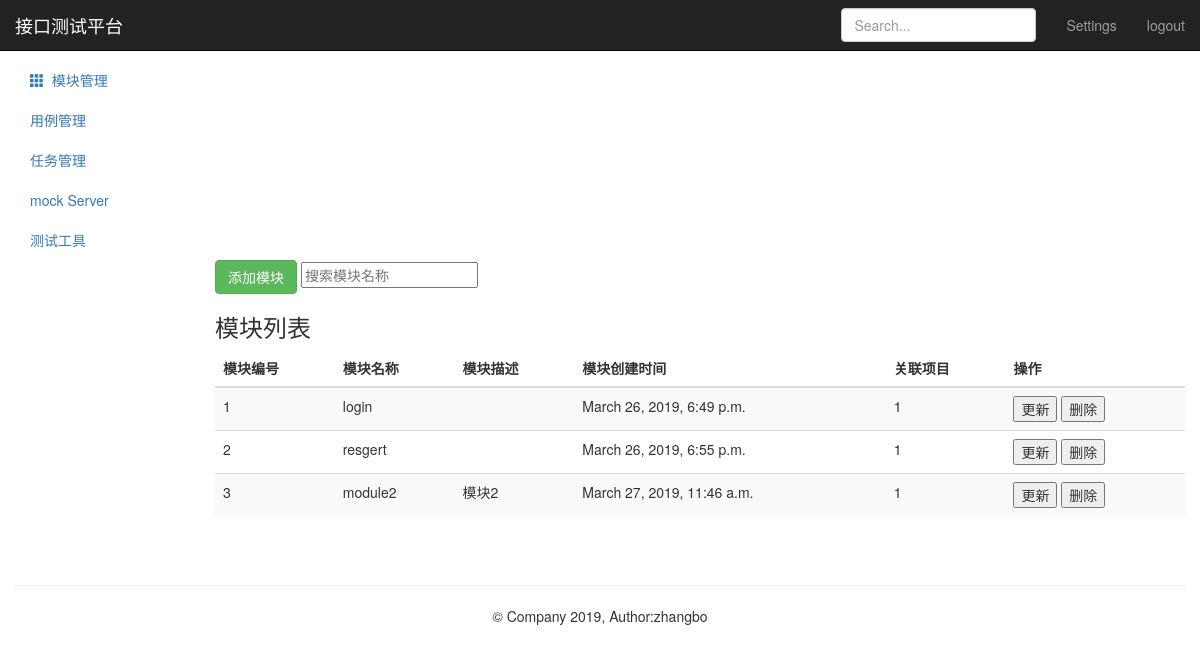
Page /module/ (signed in) on the committed database.
### personal/models/module.py (models this page shows, shortened)
class Module(models.Model):
      project = models.ForeignKey(Project,on_delete=models.CASCADE)
      name = models.CharField("名称",max_length=50,null=False)
      describe = models.TextField("描述",default="",max_length=50)
      create_time = models.DateTimeField(auto_now_add=True)

### personal/views/module_views.py (the view)
# urls.py: path('module/',module_views.moduel_manage),
@login_required
def moduel_manage(request):
    module_all = Module.objects.all()
    return render(request,"module.html",{"modules":module_all})

### personal/templates/module.html (shortened to what this page needs)
{% extends "base.html" %}
{% block base %}
    <nav class="navbar navbar-inverse navbar-fixed-top">
        <div class="container-fluid">
            <div class="navbar-header">
                <a class="navbar-brand" href="#">接口测试平台 </a>
            </div>
            <div id="navbar" class="navbar-collapse collapse">
                <ul class="nav navbar-nav navbar-right">
                    <li><a href="#">Settings</a></li>
                    <li><a href="/logout">logout</a></li>
                </ul>
                <form class="navbar-form navbar-right">
                    <input type="text" class="form-control" placeholder="Search...">
                </form>
            </div>
        </div>
    </nav>
    <div class="container-fluid">
        <div class="row">
            <div class="col-sm-3 col-md-2 sidebar">
                <ul class="nav nav-sidebar">
                    <li>
                        <a href="/project/">
                        </a>
                    </li>
                    <li class="active">
                        <a href="/module/">
                            <i class="glyphicon glyphicon-th"></i>&nbsp;&nbsp;模块管理
                        </a>
                    </li>
                </ul>
                <ul class="nav nav-sidebar">
                    <li><a href="">用例管理</a></li>
                    <li><a href="">任务管理</a></li>
                </ul>
                <ul class="nav nav-sidebar">
                    <li><a href="">mock Server</a></li>
                    <li><a href="">测试工具</a></li>
                </ul>
            </div>
            <div class="col-sm-9 col-sm-offset-3 col-md-10 col-md-offset-2 main">
                <form class="module">
                    <button class="btn btn-success" type="submit" name="insert-module-data">添加模块</button>
                    <input  type="text" name="search-module" placeholder="搜索模块名称">
                </form>
                <h3 class="sub-header">模块列表</h3>
                <div class="table-responsive">
                    <table class="table table-striped">
                        <thead>
                            <tr>
                                <th>模块编号</th>
                                <th>模块名称</th>
                                <th>模块描述</th>
                                <th>模块创建时间</th>
                                <th>关联项目</th>
                                <th>操作</th>
                            </tr>
                        </thead>
                        <tbody>
                            {% for module in modules %}
                            <tr>
                                  <td>{{ module.id}}</td>
                                  <td>{{ module.name}}</td>
                                  <td>{{ module.describe}}</td>
                                  <td>{{ module.create_time}}</td>
                                  <td>{{ module.project_id}}</td>
                                  <td>
                                      <button type="submit" name="update-data">更新</button>
                                      <button type="submit" name="delete-data">删除</button>
                                  </td>
                            </tr>
                            {% endfor %}
                    </tbody>
                </table>
              </div>
            </div>
      </div>
    </div>
{% endblock %}

### rows in the picture
Module: id "1", name "login", create_time "March 26, 2019, 6:49 p.m.", project_id "1"
Module: id "2", name "resgert", create_time "March 26, 2019, 6:55 p.m.", project_id "1"
Module: id "3", name "module2", describe "模块2", create_time "March 27, 2019, 11:46 a.m.", project_id "1"
